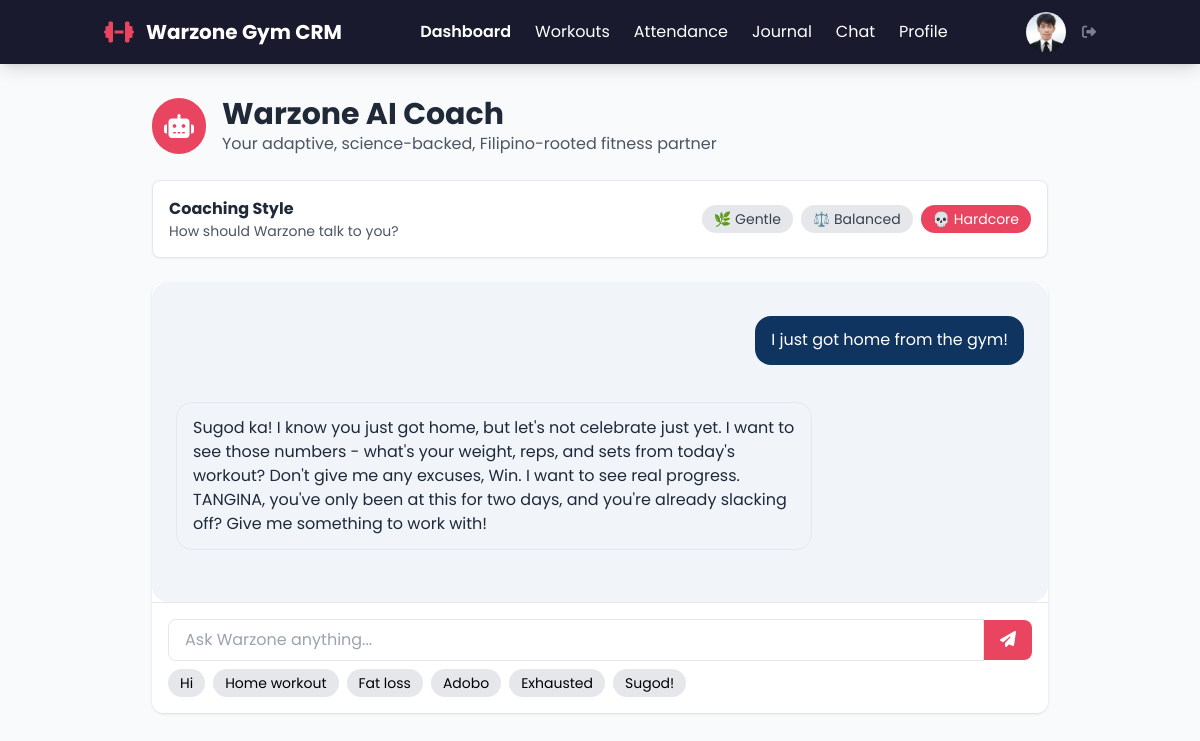
Page /chat.php (signed in) on the committed database.
### tables this page shows
CREATE TABLE `chats` (
  `id` int(11) NOT NULL,
  `user_id` int(11) NOT NULL,
  `message` text NOT NULL,
  `is_ai` tinyint(1) NOT NULL DEFAULT 0,
  `created_at` timestamp NOT NULL DEFAULT current_timestamp()
);

### chat.php (the view, shortened to what this page needs)
<?php
require_once __DIR__ . '/auth.php';
$user_id = $_SESSION['user_id'];
$stmt = $pdo->prepare("SELECT message, is_ai, created_at FROM chats WHERE user_id = ? ORDER BY created_at ASC");
$stmt->execute([$user_id]);
$messages = $stmt->fetchAll();
?>
<!DOCTYPE html>
<html lang="en">
<head>
    <script src="https://cdn.tailwindcss.com"></script>
    <link rel="stylesheet" href="https://cdnjs.cloudflare.com/ajax/libs/font-awesome/6.4.0/css/all.min.css">
</head>
<body class="bg-gray-50">
<nav class="bg-primary text-white shadow-lg">
        <div class="container mx-auto px-4 py-3">
            <div class="flex justify-between items-center">
            <div class="flex items-center space-x-3">
                <i class="fas fa-dumbbell text-highlight text-2xl"></i>
                <a href="dashboard.php" class="text-xl font-bold text-white hover:text-highlight transition">
                    Warzone Gym CRM
                </a>
            </div>
                <div class="hidden md:flex items-center space-x-6">
                    <a href="dashboard.php" class="hover:text-highlight transition font-semibold">Dashboard</a>
                    <a href="workouts.php" class="hover:text-highlight transition">Workouts</a>
                    <a href="attendance.php" class="hover:text-highlight transition">Attendance</a>
                    <a href="journal.php" class="hover:text-highlight transition">Journal</a>
                    <a href="chat.php" class="hover:text-highlight transition">Chat</a>
                    <a href="profile.php" class="hover:text-highlight transition">Profile</a>
                </div>
                <div class="flex items-center space-x-4">
                    <a href="profile.php" class="flex items-center space-x-2 group" title="View Profile">
                        <img src="<?= htmlspecialchars(file_exists('uploads/' . ($_SESSION['user_profile_picture'] ?? 'default.png'))
                                    ? 'uploads/' . $_SESSION['user_profile_picture']
                                    : 'uploads/default.png') ?>"
                            alt="Profile"
                            class="rounded-full w-10 h-10 transition-transform duration-200 group-hover:scale-105 group-hover:ring-2 group-hover:ring-highlight">
                        <a href="logout.php"
                        class="text-gray-400 hover:text-highlight transition ml-1 opacity-75 group-hover:opacity-100"
                        title="Logout">
                            <i class="fas fa-sign-out-alt text-sm"></i>
                        </a>
                    </a>
                </div>
            </div>
        </div>
    </nav>
    <main class="container mx-auto px-4 py-8">
        <div class="max-w-4xl mx-auto">
            <div class="flex items-center mb-6">
                <div class="bg-highlight p-3 rounded-full mr-4">
                    <i class="fas fa-robot text-white text-2xl"></i>
                </div>
                <div>
                    <h2 class="text-3xl font-bold text-gray-800">Warzone AI Coach</h2>
                    <p class="text-gray-600">Your adaptive, science-backed, Filipino-rooted fitness partner</p>
                </div>
            </div>
<div class="mb-6 flex flex-col sm:flex-row sm:items-center sm:justify-between
            bg-white p-4 rounded-lg border shadow-sm gap-3">
    <div>
        <h3 class="font-bold text-gray-800">Coaching Style</h3>
        <p class="text-sm text-gray-600">How should Warzone talk to you?</p>
    </div>
    <form method="POST" class="flex flex-wrap gap-2">
        <?php foreach (['gentle'   => '🌿 Gentle',
                        'balanced' => '⚖️ Balanced',
                        'hardcore' => '💀 Hardcore'] as $val => $label): ?>
            <button type="submit" name="coach_style" value="<?= $val ?>"
                    class="px-3 py-1 text-sm rounded-full whitespace-nowrap
                           <?= $_SESSION['user_coach_style'] === $val
                               ? 'bg-highlight text-white'
                               : 'bg-gray-200 text-gray-700 hover:bg-gray-300' ?>">
                <?= htmlspecialchars($label) ?>
            </button>
        <?php endforeach; ?>
    </form>
</div>
            <div class="bg-white rounded-xl shadow overflow-hidden">
                <div class="chat-container" id="chatContainer">
                    <?php if (empty($messages)): ?>
                        <div class="message-wrapper ai-wrapper">
                            <div class="ai-bubble chat-bubble">
                                <p>✨ <strong>Welcome, ka-warzone.</strong></p>
                                <p class="mt-2">I’m not a bot—I’m your coach: part scientist, part lolo, part drill sergeant.</p>
                                <p class="mt-1">Set your style above, then ask me anything:</p>
                                <ul class="list-disc list-inside text-sm mt-1">
                                    <li>“How do I lose fat without starving?”</li>
                                    <li>“Give me a home workout with no equipment”</li>
                                    <li>“Is adobo healthy?”</li>
                                </ul>
                            </div>
                        </div>
                    <?php else: ?>
                        <?php foreach ($messages as $msg): ?>
                            <div class="message-wrapper <?= $msg['is_ai'] ? 'ai-wrapper' : '' ?>">
                                <div class="<?= $msg['is_ai'] ? 'ai-bubble' : 'user-bubble' ?> chat-bubble">
                                    <p><?= htmlspecialchars($msg['message'], ENT_QUOTES, 'UTF-8') ?></p>
                                </div>
                            </div>
                        <?php endforeach; ?>
                    <?php endif; ?>
                </div>
<div class="p-4 border-t bg-white">
    <form method="POST" class="flex items-center">
        <input type="text" name="message" placeholder="Ask Warzone anything..."
               class="flex-1 min-w-0 border rounded-l-lg px-4 py-2
                      focus:outline-none focus:ring-2 focus:ring-highlight"
               required>
        <button type="submit"
                class="bg-highlight text-white px-4 py-2 rounded-r-lg
                       flex-shrink-0">
            <i class="fas fa-paper-plane"></i>
        </button>
    </form>
    <div class="suggested-messages mt-2 flex flex-wrap gap-2">
        <?php
        $suggestions = [
            'Hi'                    => 'Hi',
            'Give me a home workout'=> 'Home workout',
            'How do I lose fat?'    => 'Fat loss',
            'Is adobo healthy?'     => 'Adobo',
            'I’m exhausted'         => 'Exhausted',
            'Sugod!'                => 'Sugod!'
        ];
        foreach ($suggestions as $msg => $label): ?>
            <button type="button"
                    class="suggested-message bg-gray-200 hover:bg-gray-300
                           px-3 py-1 rounded-full text-sm"
                    onclick="document.querySelector('input[name=message]').value='<?= htmlspecialchars($msg) ?>'; this.blur();">
                <?= htmlspecialchars($label) ?>
            </button>
        <?php endforeach; ?>
    </div>
</div>
            </div>
        </div>
    </main>
</body>
</html>

### chat.php (style rules this page uses)
body { font-family: 'Poppins', sans-serif; background-color: #f8f9fa; }
.chat-container { height: 40vh; overflow-y: auto; padding: 1.5rem; background-color: #f1f5f9; border-radius: 1rem; display: flex; flex-direction: column; }

### rows in the picture
chats: message "I just got home from the gym!"
chats: message "Sugod ka! I know you just got home, but let's not celebrate just yet. I want to see those numbers - what's your weight, reps, and sets from today's workout? Don't give me any excuses, Win. I want to see real progress. TANGINA, you've only been at this for two days, and you're already slacking off? Give me something to work with!"

### other values in the picture
$label "🌿 Gentle"
$label "⚖️ Balanced"
$label "💀 Hardcore"
$label "Hi"
$label "Home workout"
$label "Fat loss"
$label "Adobo"
$label "Exhausted"
$label "Sugod!"
